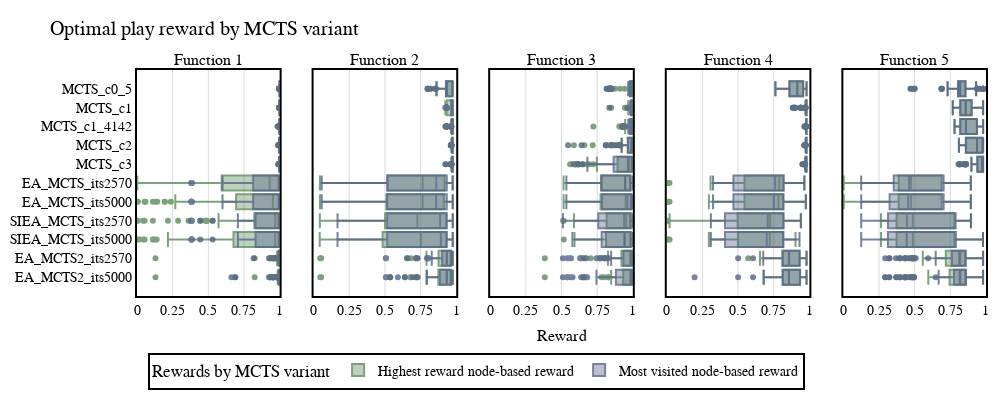

Notebook cell for this chart:
### Code cell
#CP: FOP boxplot best reward path

#define variables
#logs_path = os.path.join("Outputs","FO_single_decision_4")
logs = lm.read_csv(os.path.join(logs_path, "logs_by_run.csv"))
y_columns = ["eval_of_max_reward_leaf_node", "eval_of_max_visits_leaf_node"] #this controls the groups
group_names = ["Highest reward node-based reward", "Most visited node-based reward"]
xaxis_name = "Reward"
title_text = "Optimal play reward by MCTS variant"
plot_separation_column = "Function_index"
#box_group_column = "player_name"
x_column = "player_name"#"current_iterations"#"pg_game_turn"
#sort dataset according to order:
logs["player_name"] = pd.Categorical(logs["player_name"], data_order)
logs = logs.sort_values("player_name")

#change SIEA2_its2570 for EA2_its2570
for name_replace in name_replaces.keys():
         logs["player_name"] = logs["player_name"].replace(name_replace, name_replaces[name_replace])

#filters
logs = logs[logs["player_name"] != "EA_MCTS2_its2570"]
logs = logs[logs["player_name"] != "EA_MCTS2_its5000"]

#Calculate uniques
plot_identifiers = logs[plot_separation_column].unique()
#sort plot identifiers
plot_identifiers = sorted(plot_identifiers, key=lambda x: x)
#box_group_identifiers = logs[box_group_column].unique()
colors = ["#5B8C5A","#56638A","#EC7316","#e4c9db","#e4deb8","#e265ef","#c27dd1","#d52e87","#a8d0b9","#ad8dfd"]
print("plot_identifiers", plot_identifiers)

#Create figure
n_rows = 1
fig = make_subplots(rows=n_rows
                        ,cols=len(plot_identifiers)
                        ,shared_xaxes=True
                        ,shared_yaxes=True
                        #,vertical_spacing=0.04
                        #,row_heights=[1/n_rows for _ in range(n_rows)]
                        ,subplot_titles = ["Function " + str(i+1) for i in plot_identifiers]*n_rows
                        #, specs=[[{"secondary_y": True}] for _ in range(n_plots+1)]
                        ,x_title="Reward"
                        #,y_title='Max reward path'
                        #,print_grid=True
                        )

for y_i, y_column in enumerate(y_columns):
    for col, plot_identifier in enumerate(plot_identifiers):
        #for group_id, box_group_identifier in enumerate(box_group_identifiers):
            data = logs[logs[plot_separation_column] == plot_identifier]
            #data = data[data[box_group_column] == box_group_identifier]
        
                
            fig.add_trace(go.Box(x=data[y_column]#[0 for _ in range(len(data))]#data[x_column]
                                ,y=data[x_column]
                                ,name=group_names[y_i]
                                ,whiskerwidth=1
                                #,marker_size=5
                                #,line_width=1
                                , width=0.8
                                ,showlegend=col==0
                                ,opacity=0.8
                                #,legendgroup=str(box_group_identifier)
                                ,orientation = "h"
                                , marker={"color":colors[y_i]}
                                )
                            ,row=1
                            ,col=col + 1)

fig.update_layout(margin=dict(l=70, r=10, t=70, b=100)
                        ,width=1000
                        ,height=400
                        ,plot_bgcolor='rgba(0,0,0,0)'
                        #,plot_bgcolor="lightgray"
                        #,boxmode='group'
                        ,font = dict(family = "Arial", size = 14, color = "black")
                        ,legend=dict(
                            title = "Rewards by MCTS variant"
                            ,orientation="h"
                            ,yanchor="top"
                            ,y=-0.250
                            ,xanchor="center"
                            ,x=0.4
                            ,bgcolor="white"#"lightgray"#"rgba(200, 255, 255, 0.8)"
                            ,font = dict(family = "Arial", size = 14, color = "black")
                            ,bordercolor="Black"
                            ,borderwidth=2
                            ,itemsizing='trace'
                            ,itemwidth = 30
                            ) 
                        )
fig.update_xaxes(showline=True
                        , linewidth=2
                        , linecolor='black'
                        , mirror=True
                        ,showgrid=True
                        , gridcolor="black"
                        , gridwidth=0.15
                        #, nticks=5
                        ,tickmode = 'linear'
                        ,tick0 = 0
                        , dtick=0.25
                        ,range= [0,1]
                        )
fig.update_yaxes(showline=True
                    ,mirror=True
                    , linewidth=2
                    , linecolor='black'
                    )
#give title to the plot
fig.update_layout(title_text=title_text)
fig.update_layout(boxmode='group'
                  #,width=0.4
                #,boxgroupgap = 0
                #,boxgap = 0.1
                )
fig.write_image(os.path.join(logs_path, title_text.replace(" ", "_").replace("-","_")+".png"))
fig.show()

### Figure 1 — Plotly figure (JSON) as saved in the notebook; plotly's stock layout.template omitted (floating-point values rounded to 4 significant figures; data arrays with more than 128 entries replaced by an {"elided": "..."} marker saying what was removed)
{"data": [{"marker": {"color": "#5B8C5A"}, "name": "Highest reward node-based reward", "opacity": 0.8, "orientation": "h", "showlegend": true, "type": "box", "whiskerwidth": 1, "width": 0.8, "x": {"elided": "1100 float values"}, "xaxis": "x", "y": {"elided": "1100 str values"}, "yaxis": "y"}, {"marker": {"color": "#5B8C5A"}, "name": "Highest reward node-based reward", "opacity": 0.8, "orientation": "h", "showlegend": false, "type": "box", "whiskerwidth": 1, "width": 0.8, "x": {"elided": "1100 float values"}, "xaxis": "x2", "y": {"elided": "1100 str values"}, "yaxis": "y2"}, {"marker": {"color": "#5B8C5A"}, "name": "Highest reward node-based reward", "opacity": 0.8, "orientation": "h", "showlegend": false, "type": "box", "whiskerwidth": 1, "width": 0.8, "x": {"elided": "1100 float values"}, "xaxis": "x3", "y": {"elided": "1100 str values"}, "yaxis": "y3"}, {"marker": {"color": "#5B8C5A"}, "name": "Highest reward node-based reward", "opacity": 0.8, "orientation": "h", "showlegend": false, "type": "box", "whiskerwidth": 1, "width": 0.8, "x": {"elided": "1100 float values"}, "xaxis": "x4", "y": {"elided": "1100 str values"}, "yaxis": "y4"}, {"marker": {"color": "#5B8C5A"}, "name": "Highest reward node-based reward", "opacity": 0.8, "orientation": "h", "showlegend": false, "type": "box", "whiskerwidth": 1, "width": 0.8, "x": {"elided": "1100 float values"}, "xaxis": "x5", "y": {"elided": "1100 str values"}, "yaxis": "y5"}, {"marker": {"color": "#56638A"}, "name": "Most visited node-based reward", "opacity": 0.8, "orientation": "h", "showlegend": true, "type": "box", "whiskerwidth": 1, "width": 0.8, "x": {"elided": "1100 float values"}, "xaxis": "x", "y": {"elided": "1100 str values"}, "yaxis": "y"}, {"marker": {"color": "#56638A"}, "name": "Most visited node-based reward", "opacity": 0.8, "orientation": "h", "showlegend": false, "type": "box", "whiskerwidth": 1, "width": 0.8, "x": {"elided": "1100 float values"}, "xaxis": "x2", "y": {"elided": "1100 str values"}, "yaxis": "y2"}, {"marker": {"color": "#56638A"}, "name": "Most visited node-based reward", "opacity": 0.8, "orientation": "h", "showlegend": false, "type": "box", "whiskerwidth": 1, "width": 0.8, "x": {"elided": "1100 float values"}, "xaxis": "x3", "y": {"elided": "1100 str values"}, "yaxis": "y3"}, {"marker": {"color": "#56638A"}, "name": "Most visited node-based reward", "opacity": 0.8, "orientation": "h", "showlegend": false, "type": "box", "whiskerwidth": 1, "width": 0.8, "x": {"elided": "1100 float values"}, "xaxis": "x4", "y": {"elided": "1100 str values"}, "yaxis": "y4"}, {"marker": {"color": "#56638A"}, "name": "Most visited node-based reward", "opacity": 0.8, "orientation": "h", "showlegend": false, "type": "box", "whiskerwidth": 1, "width": 0.8, "x": {"elided": "1100 float values"}, "xaxis": "x5", "y": {"elided": "1100 str values"}, "yaxis": "y5"}], "layout": {"annotations": [{"font": {"size": 16}, "showarrow": false, "text": "Function 1", "x": 0.084, "xanchor": "center", "xref": "paper", "y": 1, "yanchor": "bottom", "yref": "paper"}, {"font": {"size": 16}, "showarrow": false, "text": "Function 2", "x": 0.292, "xanchor": "center", "xref": "paper", "y": 1, "yanchor": "bottom", "yref": "paper"}, {"font": {"size": 16}, "showarrow": false, "text": "Function 3", "x": 0.5, "xanchor": "center", "xref": "paper", "y": 1, "yanchor": "bottom", "yref": "paper"}, {"font": {"size": 16}, "showarrow": false, "text": "Function 4", "x": 0.708, "xanchor": "center", "xref": "paper", "y": 1, "yanchor": "bottom", "yref": "paper"}, {"font": {"size": 16}, "showarrow": false, "text": "Function 5", "x": 0.916, "xanchor": "center", "xref": "paper", "y": 1, "yanchor": "bottom", "yref": "paper"}, {"font": {"size": 16}, "showarrow": false, "text": "Reward", "x": 0.5, "xanchor": "center", "xref": "paper", "y": 0, "yanchor": "top", "yref": "paper", "yshift": -30}], "boxmode": "group", "font": {"color": "black", "family": "Arial", "size": 14}, "height": 400, "legend": {"bgcolor": "white", "bordercolor": "Black", "borderwidth": 2, "font": {"color": "black", "family": "Arial", "size": 14}, "itemsizing": "trace", "itemwidth": 30, "orientation": "h", "title": {"text": "Rewards by MCTS variant"}, "x": 0.4, "xanchor": "center", "y": -0.25, "yanchor": "top"}, "margin": {"b": 100, "l": 70, "r": 10, "t": 70}, "plot_bgcolor": "rgba(0,0,0,0)", "title": {"text": "Optimal play reward by MCTS variant"}, "width": 1000, "xaxis": {"anchor": "y", "domain": [0, 0.168], "dtick": 0.25, "gridcolor": "black", "gridwidth": 0.15, "linecolor": "black", "linewidth": 2, "mirror": true, "range": [0, 1], "showgrid": true, "showline": true, "tick0": 0, "tickmode": "linear"}, "xaxis2": {"anchor": "y2", "domain": [0.208, 0.376], "dtick": 0.25, "gridcolor": "black", "gridwidth": 0.15, "linecolor": "black", "linewidth": 2, "mirror": true, "range": [0, 1], "showgrid": true, "showline": true, "tick0": 0, "tickmode": "linear"}, "xaxis3": {"anchor": "y3", "domain": [0.416, 0.584], "dtick": 0.25, "gridcolor": "black", "gridwidth": 0.15, "linecolor": "black", "linewidth": 2, "mirror": true, "range": [0, 1], "showgrid": true, "showline": true, "tick0": 0, "tickmode": "linear"}, "xaxis4": {"anchor": "y4", "domain": [0.624, 0.792], "dtick": 0.25, "gridcolor": "black", "gridwidth": 0.15, "linecolor": "black", "linewidth": 2, "mirror": true, "range": [0, 1], "showgrid": true, "showline": true, "tick0": 0, "tickmode": "linear"}, "xaxis5": {"anchor": "y5", "domain": [0.832, 1], "dtick": 0.25, "gridcolor": "black", "gridwidth": 0.15, "linecolor": "black", "linewidth": 2, "mirror": true, "range": [0, 1], "showgrid": true, "showline": true, "tick0": 0, "tickmode": "linear"}, "yaxis": {"anchor": "x", "domain": [0, 1], "linecolor": "black", "linewidth": 2, "mirror": true, "showline": true}, "yaxis2": {"anchor": "x2", "domain": [0, 1], "linecolor": "black", "linewidth": 2, "matches": "y", "mirror": true, "showline": true, "showticklabels": false}, "yaxis3": {"anchor": "x3", "domain": [0, 1], "linecolor": "black", "linewidth": 2, "matches": "y", "mirror": true, "showline": true, "showticklabels": false}, "yaxis4": {"anchor": "x4", "domain": [0, 1], "linecolor": "black", "linewidth": 2, "matches": "y", "mirror": true, "showline": true, "showticklabels": false}, "yaxis5": {"anchor": "x5", "domain": [0, 1], "linecolor": "black", "linewidth": 2, "matches": "y", "mirror": true, "showline": true, "showticklabels": false}}}
